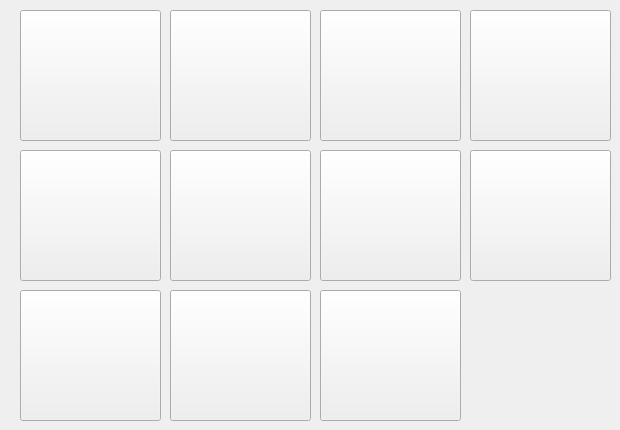
   <widget class="QWidget" name="tab_7">
    <attribute name="title">
     <string>Page</string>
    </attribute>
    <widget class="QPushButton" name="pb_ust6_2">
     <property name="geometry">
      <rect>
       <x>170</x>
       <y>150</y>
       <width>141</width>
       <height>131</height>
      </rect>
     </property>
     <property name="styleSheet">
      <string notr="true"/>
     </property>
     <property name="text">
      <string/>
     </property>
     <property name="icon">
      <iconset resource="../../Desktop/DressUp/Yeni klasör/ustler.qrc">
       <normaloff>:/newPrefix/ayb6.png</normaloff>:/newPrefix/ayb6.png</iconset>
     </property>
     <property name="iconSize">
      <size>
       <width>140</width>
       <height>140</height>
      </size>
     </property>
    </widget>
    <widget class="QPushButton" name="pb_ust5_2">
     <property name="geometry">
      <rect>
       <x>20</x>
       <y>150</y>
       <width>141</width>
       <height>131</height>
      </rect>
     </property>
     <property name="styleSheet">
      <string notr="true"/>
     </property>
     <property name="text">
      <string/>
     </property>
     <property name="icon">
      <iconset resource="../../Desktop/DressUp/Yeni klasör/ustler.qrc">
       <normaloff>:/newPrefix/ayb5.png</normaloff>:/newPrefix/ayb5.png</iconset>
     </property>
     <property name="iconSize">
      <size>
       <width>140</width>
       <height>140</height>
      </size>
     </property>
    </widget>
    <widget class="QPushButton" name="pb_ust7_2">
     <property name="geometry">
      <rect>
       <x>320</x>
       <y>150</y>
       <width>141</width>
       <height>131</height>
      </rect>
     </property>
     <property name="styleSheet">
      <string notr="true"/>
     </property>
     <property name="text">
      <string/>
     </property>
     <property name="icon">
      <iconset resource="../../Desktop/DressUp/Yeni klasör/ustler.qrc">
       <normaloff>:/newPrefix/ayb7.png</normaloff>:/newPrefix/ayb7.png</iconset>
     </property>
     <property name="iconSize">
      <size>
       <width>140</width>
       <height>140</height>
      </size>
     </property>
    </widget>
    <widget class="QPushButton" name="pb_ust1_20">
     <property name="geometry">
      <rect>
       <x>20</x>
       <y>10</y>
       <width>141</width>
       <height>131</height>
      </rect>
     </property>
     <property name="styleSheet">
      <string notr="true"/>
     </property>
     <property name="text">
      <string/>
     </property>
     <property name="icon">
      <iconset resource="../../Desktop/DressUp/Yeni klasör/ustler.qrc">
       <normaloff>:/newPrefix/ayb1.png</normaloff>:/newPrefix/ayb1.png</iconset>
     </property>
     <property name="iconSize">
      <size>
       <width>200</width>
       <height>200</height>
      </size>
     </property>
    </widget>
    <widget class="QPushButton" name="pb_ust8_2">
     <property name="geometry">
      <rect>
       <x>470</x>
       <y>150</y>
       <width>141</width>
       <height>131</height>
      </rect>
     </property>
     <property name="styleSheet">
      <string notr="true"/>
     </property>
     <property name="text">
      <string/>
     </property>
     <property name="icon">
      <iconset resource="../../Desktop/DressUp/Yeni klasör/ustler.qrc">
       <normaloff>:/newPrefix/ayb8.png</normaloff>:/newPrefix/ayb8.png</iconset>
     </property>
     <property name="iconSize">
      <size>
       <width>140</width>
       <height>140</height>
      </size>
     </property>
    </widget>
    <widget class="QPushButton" name="pb_ust3_2">
     <property name="geometry">
      <rect>
       <x>320</x>
       <y>10</y>
       <width>141</width>
       <height>131</height>
      </rect>
     </property>
     <property name="styleSheet">
      <string notr="true"/>
     </property>
     <property name="text">
      <string/>
     </property>
     <property name="icon">
      <iconset resource="../../Desktop/DressUp/Yeni klasör/ustler.qrc">
       <normaloff>:/newPrefix/ayb3.png</normaloff>:/newPrefix/ayb3.png</iconset>
     </property>
     <property name="iconSize">
      <size>
       <width>200</width>
       <height>200</height>
      </size>
     </property>
    </widget>
    <widget class="QPushButton" name="pb_ust11_8">
     <property name="geometry">
      <rect>
       <x>320</x>
       <y>290</y>
       <width>141</width>
       <height>131</height>
      </rect>
     </property>
     <property name="styleSheet">
      <string notr="true"/>
     </property>
     <property name="text">
      <string/>
     </property>
     <property name="icon">
      <iconset resource="../../Desktop/DressUp/Yeni klasör/ustler.qrc">
       <normaloff>:/newPrefix/ayb11.png</normaloff>:/newPrefix/ayb11.png</iconset>
     </property>
     <property name="iconSize">
      <size>
       <width>140</width>
       <height>140</height>
      </size>
     </property>
    </widget>
    <widget class="QPushButton" name="pb_ust2_2">
     <property name="geometry">
      <rect>
       <x>170</x>
       <y>10</y>
       <width>141</width>
       <height>131</height>
      </rect>
     </property>
     <property name="styleSheet">
      <string notr="true"/>
     </property>
     <property name="text">
      <string/>
     </property>
     <property name="icon">
      <iconset resource="../../Desktop/DressUp/Yeni klasör/ustler.qrc">
       <normaloff>:/newPrefix/ayb2.png</normaloff>:/newPrefix/ayb2.png</iconset>
     </property>
     <property name="iconSize">
      <size>
       <width>140</width>
       <height>140</height>
      </size>
     </property>
    </widget>
    <widget class="QPushButton" name="pb_ust10_2">
     <property name="geometry">
      <rect>
       <x>170</x>
       <y>290</y>
       <width>141</width>
       <height>131</height>
      </rect>
     </property>
     <property name="styleSheet">
      <string notr="true"/>
     </property>
     <property name="text">
      <string/>
     </property>
     <property name="icon">
      <iconset resource="../../Desktop/DressUp/Yeni klasör/ustler.qrc">
       <normaloff>:/newPrefix/ayb10.png</normaloff>:/newPrefix/ayb10.png</iconset>
     </property>
     <property name="iconSize">
      <size>
       <width>140</width>
       <height>140</height>
      </size>
     </property>
    </widget>
    <widget class="QPushButton" name="pb_ust4_2">
     <property name="geometry">
      <rect>
       <x>470</x>
       <y>10</y>
       <width>141</width>
       <height>131</height>
      </rect>
     </property>
     <property name="styleSheet">
      <string notr="true"/>
     </property>
     <property name="text">
      <string/>
     </property>
     <property name="icon">
      <iconset resource="../../Desktop/DressUp/Yeni klasör/ustler.qrc">
       <normaloff>:/newPrefix/ayb4.png</normaloff>:/newPrefix/ayb4.png</iconset>
     </property>
     <property name="iconSize">
      <size>
       <width>200</width>
       <height>200</height>
      </size>
     </property>
    </widget>
    <widget class="QPushButton" name="pb_ust9_2">
     <property name="geometry">
      <rect>
       <x>20</x>
       <y>290</y>
       <width>141</width>
       <height>131</height>
      </rect>
     </property>
     <property name="styleSheet">
      <string notr="true"/>
     </property>
     <property name="text">
      <string/>
     </property>
     <property name="icon">
      <iconset resource="../../Desktop/DressUp/Yeni klasör/ustler.qrc">
       <normaloff>:/newPrefix/ayb9.png</normaloff>:/newPrefix/ayb9.png</iconset>
     </property>
     <property name="iconSize">
      <size>
       <width>140</width>
       <height>140</height>
      </size>
     </property>
    </widget>
   </widget>
